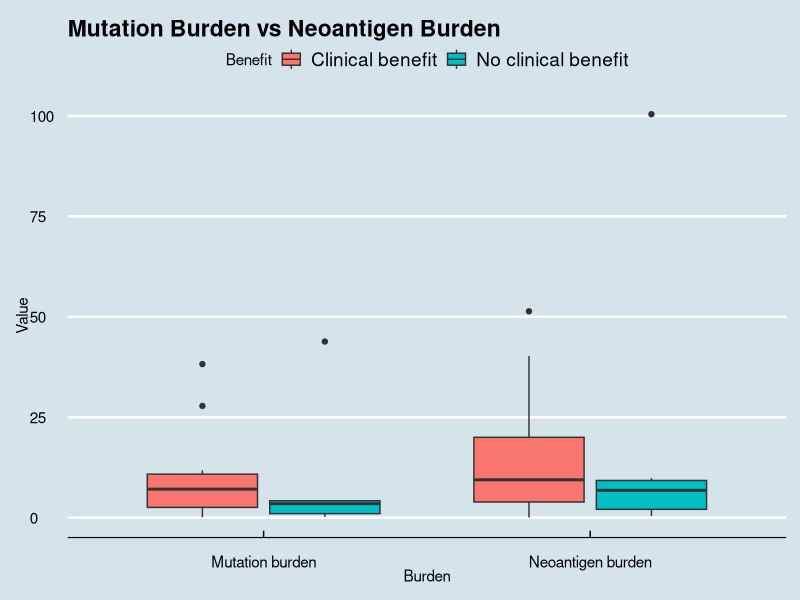

The R source for this figure:
library(ggplot2)
library(ggthemes)

data = read.csv('burden.csv')
ggplot_1 <- ggplot(data, aes(x=Burden, y=Value, fill=Benefit)) + geom_boxplot()
ggplot_1 + theme_economist() + scale_colour_economist() + ggtitle('Mutation Burden vs Neoantigen Burden')